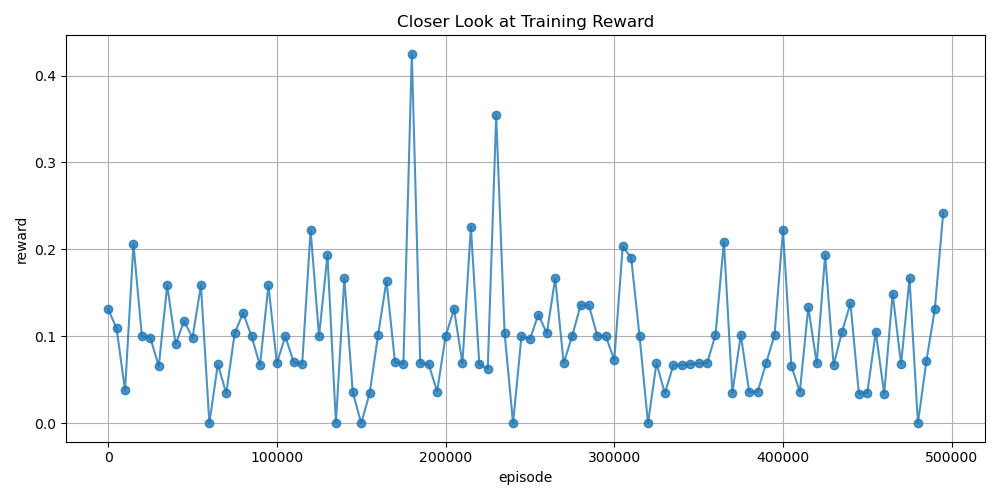

Here is the Python script that generated this plot:
import pandas as pd
import matplotlib.pyplot as plt
import os

# === Hardcoded Settings ===
csv_subdir = '2025-07-03_02-49'  # Subdirectory inside saved_models
csv_filename = 'training_log_test.csv'  # CSV file name
x_col = 'episode'
y_col = 'reward'
num_points = 100  # How many points to plot; set to None for all
title = 'Closer Look at Training Reward'
output_image = 'closerlook.png'  # Output image file name

# === Construct full path to CSV ===
csv_path = os.path.join("saved_models", csv_subdir, csv_filename)

# === Check if file exists ===
if not os.path.exists(csv_path):
    print(f"[ERROR] CSV file not found at: {csv_path}")
else:
    # Load CSV
    df = pd.read_csv(csv_path)

    # Check columns exist
    if x_col not in df.columns or y_col not in df.columns:
        print(f"[ERROR] Columns '{x_col}' or '{y_col}' not found in CSV.")
    else:
        # Optional downsampling
        if num_points is not None and num_points < len(df):
            step = max(1, len(df) // num_points)
            df = df.iloc[::step]

        # Plot
        plt.figure(figsize=(10, 5))
        plt.plot(df[x_col], df[y_col], marker='o', linestyle='-', alpha=0.8)
        plt.xlabel(x_col)
        plt.ylabel(y_col)
        plt.title(title)
        plt.grid(True)
        plt.tight_layout()

        # Save the plot
        plt.savefig(output_image)
        print(f"[INFO] Plot saved to: {output_image}")
        plt.close()
